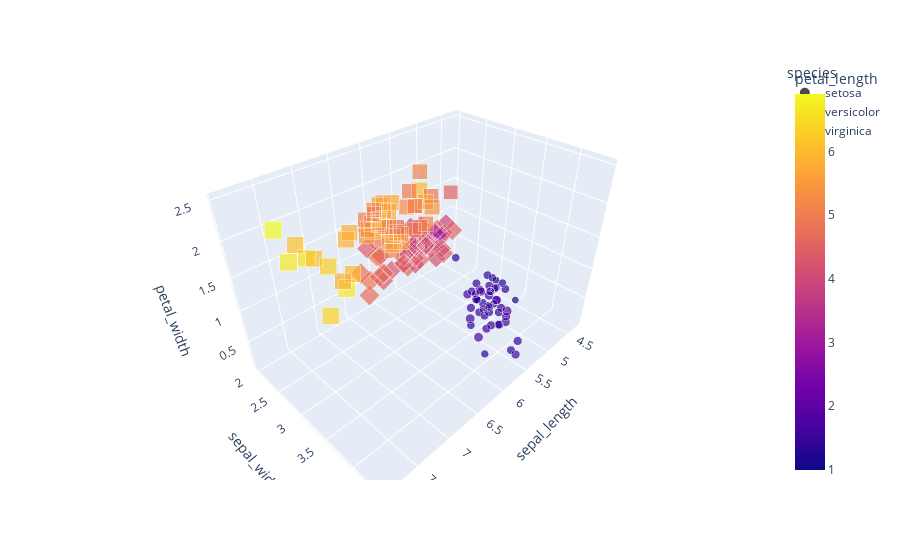
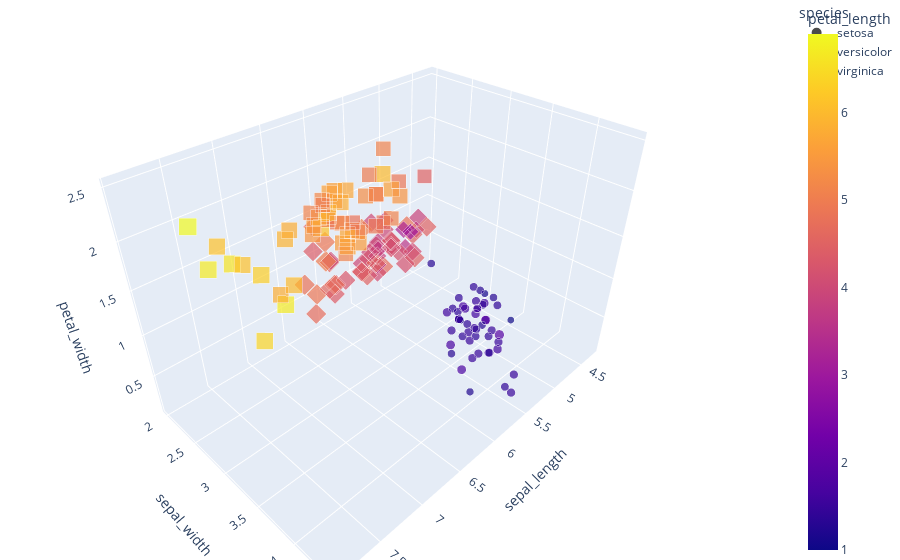

These figures' notebook cell, in order:
### Code cell
import plotly.express as px
df = px.data.iris()
fig = px.scatter_3d(df, x='sepal_length',y='sepal_width',z='petal_width', color = 'petal_length', size='petal_length', size_max=18, symbol='species', opacity=0.7)

fig.show()

#tight layout
fig.update_layout(margin=dict(l=0, r=0, b=0, t=0))

### Figure 1 — Plotly figure (JSON) as saved in the notebook; plotly's stock layout.template omitted (floating-point values rounded to 4 significant figures)
{"data": [{"hovertemplate": "species=setosa<br>sepal_length=%{x}<br>sepal_width=%{y}<br>petal_width=%{z}<br>petal_length=%{marker.color}<extra></extra>", "legendgroup": "setosa", "marker": {"color": [1.4, 1.4, 1.3, 1.5, 1.4, 1.7, 1.4, 1.5, 1.4, 1.5, 1.5, 1.6, 1.4, 1.1, 1.2, 1.5, 1.3, 1.4, 1.7, 1.5, 1.7, 1.5, 1, 1.7, 1.9, 1.6, 1.6, 1.5, 1.4, 1.6, 1.6, 1.5, 1.5, 1.4, 1.5, 1.2, 1.3, 1.5, 1.3, 1.5, 1.3, 1.3, 1.3, 1.6, 1.9, 1.4, 1.6, 1.4, 1.5, 1.4], "coloraxis": "coloraxis", "opacity": 0.7, "size": [1.4, 1.4, 1.3, 1.5, 1.4, 1.7, 1.4, 1.5, 1.4, 1.5, 1.5, 1.6, 1.4, 1.1, 1.2, 1.5, 1.3, 1.4, 1.7, 1.5, 1.7, 1.5, 1, 1.7, 1.9, 1.6, 1.6, 1.5, 1.4, 1.6, 1.6, 1.5, 1.5, 1.4, 1.5, 1.2, 1.3, 1.5, 1.3, 1.5, 1.3, 1.3, 1.3, 1.6, 1.9, 1.4, 1.6, 1.4, 1.5, 1.4], "sizemode": "area", "sizeref": 0.0213, "symbol": "circle"}, "mode": "markers", "name": "setosa", "scene": "scene", "showlegend": true, "type": "scatter3d", "x": [5.1, 4.9, 4.7, 4.6, 5, 5.4, 4.6, 5, 4.4, 4.9, 5.4, 4.8, 4.8, 4.3, 5.8, 5.7, 5.4, 5.1, 5.7, 5.1, 5.4, 5.1, 4.6, 5.1, 4.8, 5, 5, 5.2, 5.2, 4.7, 4.8, 5.4, 5.2, 5.5, 4.9, 5, 5.5, 4.9, 4.4, 5.1, 5, 4.5, 4.4, 5, 5.1, 4.8, 5.1, 4.6, 5.3, 5], "y": [3.5, 3, 3.2, 3.1, 3.6, 3.9, 3.4, 3.4, 2.9, 3.1, 3.7, 3.4, 3, 3, 4, 4.4, 3.9, 3.5, 3.8, 3.8, 3.4, 3.7, 3.6, 3.3, 3.4, 3, 3.4, 3.5, 3.4, 3.2, 3.1, 3.4, 4.1, 4.2, 3.1, 3.2, 3.5, 3.1, 3, 3.4, 3.5, 2.3, 3.2, 3.5, 3.8, 3, 3.8, 3.2, 3.7, 3.3], "z": [0.2, 0.2, 0.2, 0.2, 0.2, 0.4, 0.3, 0.2, 0.2, 0.1, 0.2, 0.2, 0.1, 0.1, 0.2, 0.4, 0.4, 0.3, 0.3, 0.3, 0.2, 0.4, 0.2, 0.5, 0.2, 0.2, 0.4, 0.2, 0.2, 0.2, 0.2, 0.4, 0.1, 0.2, 0.1, 0.2, 0.2, 0.1, 0.2, 0.2, 0.3, 0.3, 0.2, 0.6, 0.4, 0.3, 0.2, 0.2, 0.2, 0.2]}, {"hovertemplate": "species=versicolor<br>sepal_length=%{x}<br>sepal_width=%{y}<br>petal_width=%{z}<br>petal_length=%{marker.color}<extra></extra>", "legendgroup": "versicolor", "marker": {"color": [4.7, 4.5, 4.9, 4, 4.6, 4.5, 4.7, 3.3, 4.6, 3.9, 3.5, 4.2, 4, 4.7, 3.6, 4.4, 4.5, 4.1, 4.5, 3.9, 4.8, 4, 4.9, 4.7, 4.3, 4.4, 4.8, 5, 4.5, 3.5, 3.8, 3.7, 3.9, 5.1, 4.5, 4.5, 4.7, 4.4, 4.1, 4, 4.4, 4.6, 4, 3.3, 4.2, 4.2, 4.2, 4.3, 3, 4.1], "coloraxis": "coloraxis", "opacity": 0.7, "size": [4.7, 4.5, 4.9, 4, 4.6, 4.5, 4.7, 3.3, 4.6, 3.9, 3.5, 4.2, 4, 4.7, 3.6, 4.4, 4.5, 4.1, 4.5, 3.9, 4.8, 4, 4.9, 4.7, 4.3, 4.4, 4.8, 5, 4.5, 3.5, 3.8, 3.7, 3.9, 5.1, 4.5, 4.5, 4.7, 4.4, 4.1, 4, 4.4, 4.6, 4, 3.3, 4.2, 4.2, 4.2, 4.3, 3, 4.1], "sizemode": "area", "sizeref": 0.0213, "symbol": "diamond"}, "mode": "markers", "name": "versicolor", "scene": "scene", "showlegend": true, "type": "scatter3d", "x": [7, 6.4, 6.9, 5.5, 6.5, 5.7, 6.3, 4.9, 6.6, 5.2, 5, 5.9, 6, 6.1, 5.6, 6.7, 5.6, 5.8, 6.2, 5.6, 5.9, 6.1, 6.3, 6.1, 6.4, 6.6, 6.8, 6.7, 6, 5.7, 5.5, 5.5, 5.8, 6, 5.4, 6, 6.7, 6.3, 5.6, 5.5, 5.5, 6.1, 5.8, 5, 5.6, 5.7, 5.7, 6.2, 5.1, 5.7], "y": [3.2, 3.2, 3.1, 2.3, 2.8, 2.8, 3.3, 2.4, 2.9, 2.7, 2, 3, 2.2, 2.9, 2.9, 3.1, 3, 2.7, 2.2, 2.5, 3.2, 2.8, 2.5, 2.8, 2.9, 3, 2.8, 3, 2.9, 2.6, 2.4, 2.4, 2.7, 2.7, 3, 3.4, 3.1, 2.3, 3, 2.5, 2.6, 3, 2.6, 2.3, 2.7, 3, 2.9, 2.9, 2.5, 2.8], "z": [1.4, 1.5, 1.5, 1.3, 1.5, 1.3, 1.6, 1, 1.3, 1.4, 1, 1.5, 1, 1.4, 1.3, 1.4, 1.5, 1, 1.5, 1.1, 1.8, 1.3, 1.5, 1.2, 1.3, 1.4, 1.4, 1.7, 1.5, 1, 1.1, 1, 1.2, 1.6, 1.5, 1.6, 1.5, 1.3, 1.3, 1.3, 1.2, 1.4, 1.2, 1, 1.3, 1.2, 1.3, 1.3, 1.1, 1.3]}, {"hovertemplate": "species=virginica<br>sepal_length=%{x}<br>sepal_width=%{y}<br>petal_width=%{z}<br>petal_length=%{marker.color}<extra></extra>", "legendgroup": "virginica", "marker": {"color": [6, 5.1, 5.9, 5.6, 5.8, 6.6, 4.5, 6.3, 5.8, 6.1, 5.1, 5.3, 5.5, 5, 5.1, 5.3, 5.5, 6.7, 6.9, 5, 5.7, 4.9, 6.7, 4.9, 5.7, 6, 4.8, 4.9, 5.6, 5.8, 6.1, 6.4, 5.6, 5.1, 5.6, 6.1, 5.6, 5.5, 4.8, 5.4, 5.6, 5.1, 5.1, 5.9, 5.7, 5.2, 5, 5.2, 5.4, 5.1], "coloraxis": "coloraxis", "opacity": 0.7, "size": [6, 5.1, 5.9, 5.6, 5.8, 6.6, 4.5, 6.3, 5.8, 6.1, 5.1, 5.3, 5.5, 5, 5.1, 5.3, 5.5, 6.7, 6.9, 5, 5.7, 4.9, 6.7, 4.9, 5.7, 6, 4.8, 4.9, 5.6, 5.8, 6.1, 6.4, 5.6, 5.1, 5.6, 6.1, 5.6, 5.5, 4.8, 5.4, 5.6, 5.1, 5.1, 5.9, 5.7, 5.2, 5, 5.2, 5.4, 5.1], "sizemode": "area", "sizeref": 0.0213, "symbol": "square"}, "mode": "markers", "name": "virginica", "scene": "scene", "showlegend": true, "type": "scatter3d", "x": [6.3, 5.8, 7.1, 6.3, 6.5, 7.6, 4.9, 7.3, 6.7, 7.2, 6.5, 6.4, 6.8, 5.7, 5.8, 6.4, 6.5, 7.7, 7.7, 6, 6.9, 5.6, 7.7, 6.3, 6.7, 7.2, 6.2, 6.1, 6.4, 7.2, 7.4, 7.9, 6.4, 6.3, 6.1, 7.7, 6.3, 6.4, 6, 6.9, 6.7, 6.9, 5.8, 6.8, 6.7, 6.7, 6.3, 6.5, 6.2, 5.9], "y": [3.3, 2.7, 3, 2.9, 3, 3, 2.5, 2.9, 2.5, 3.6, 3.2, 2.7, 3, 2.5, 2.8, 3.2, 3, 3.8, 2.6, 2.2, 3.2, 2.8, 2.8, 2.7, 3.3, 3.2, 2.8, 3, 2.8, 3, 2.8, 3.8, 2.8, 2.8, 2.6, 3, 3.4, 3.1, 3, 3.1, 3.1, 3.1, 2.7, 3.2, 3.3, 3, 2.5, 3, 3.4, 3], "z": [2.5, 1.9, 2.1, 1.8, 2.2, 2.1, 1.7, 1.8, 1.8, 2.5, 2, 1.9, 2.1, 2, 2.4, 2.3, 1.8, 2.2, 2.3, 1.5, 2.3, 2, 2, 1.8, 2.1, 1.8, 1.8, 1.8, 2.1, 1.6, 1.9, 2, 2.2, 1.5, 1.4, 2.3, 2.4, 1.8, 1.8, 2.1, 2.4, 2.3, 1.9, 2.3, 2.5, 2.3, 1.9, 2, 2.3, 1.8]}], "layout": {"coloraxis": {"colorbar": {"title": {"text": "petal_length"}}, "colorscale": [[0, "#0d0887"], [0.1111, "#46039f"], [0.2222, "#7201a8"], [0.3333, "#9c179e"], [0.4444, "#bd3786"], [0.5556, "#d8576b"], [0.6667, "#ed7953"], [0.7778, "#fb9f3a"], [0.8889, "#fdca26"], [1, "#f0f921"]]}, "legend": {"itemsizing": "constant", "title": {"text": "species"}, "tracegroupgap": 0}, "margin": {"t": 60}, "scene": {"domain": {"x": [0, 1], "y": [0, 1]}, "xaxis": {"title": {"text": "sepal_length"}}, "yaxis": {"title": {"text": "sepal_width"}}, "zaxis": {"title": {"text": "petal_width"}}}}}

### Figure 2 — Plotly figure (JSON) as saved in the notebook; plotly's stock layout.template omitted (floating-point values rounded to 4 significant figures)
{"data": [{"hovertemplate": "species=setosa<br>sepal_length=%{x}<br>sepal_width=%{y}<br>petal_width=%{z}<br>petal_length=%{marker.color}<extra></extra>", "legendgroup": "setosa", "marker": {"color": [1.4, 1.4, 1.3, 1.5, 1.4, 1.7, 1.4, 1.5, 1.4, 1.5, 1.5, 1.6, 1.4, 1.1, 1.2, 1.5, 1.3, 1.4, 1.7, 1.5, 1.7, 1.5, 1, 1.7, 1.9, 1.6, 1.6, 1.5, 1.4, 1.6, 1.6, 1.5, 1.5, 1.4, 1.5, 1.2, 1.3, 1.5, 1.3, 1.5, 1.3, 1.3, 1.3, 1.6, 1.9, 1.4, 1.6, 1.4, 1.5, 1.4], "coloraxis": "coloraxis", "opacity": 0.7, "size": [1.4, 1.4, 1.3, 1.5, 1.4, 1.7, 1.4, 1.5, 1.4, 1.5, 1.5, 1.6, 1.4, 1.1, 1.2, 1.5, 1.3, 1.4, 1.7, 1.5, 1.7, 1.5, 1, 1.7, 1.9, 1.6, 1.6, 1.5, 1.4, 1.6, 1.6, 1.5, 1.5, 1.4, 1.5, 1.2, 1.3, 1.5, 1.3, 1.5, 1.3, 1.3, 1.3, 1.6, 1.9, 1.4, 1.6, 1.4, 1.5, 1.4], "sizemode": "area", "sizeref": 0.0213, "symbol": "circle"}, "mode": "markers", "name": "setosa", "scene": "scene", "showlegend": true, "type": "scatter3d", "x": [5.1, 4.9, 4.7, 4.6, 5, 5.4, 4.6, 5, 4.4, 4.9, 5.4, 4.8, 4.8, 4.3, 5.8, 5.7, 5.4, 5.1, 5.7, 5.1, 5.4, 5.1, 4.6, 5.1, 4.8, 5, 5, 5.2, 5.2, 4.7, 4.8, 5.4, 5.2, 5.5, 4.9, 5, 5.5, 4.9, 4.4, 5.1, 5, 4.5, 4.4, 5, 5.1, 4.8, 5.1, 4.6, 5.3, 5], "y": [3.5, 3, 3.2, 3.1, 3.6, 3.9, 3.4, 3.4, 2.9, 3.1, 3.7, 3.4, 3, 3, 4, 4.4, 3.9, 3.5, 3.8, 3.8, 3.4, 3.7, 3.6, 3.3, 3.4, 3, 3.4, 3.5, 3.4, 3.2, 3.1, 3.4, 4.1, 4.2, 3.1, 3.2, 3.5, 3.1, 3, 3.4, 3.5, 2.3, 3.2, 3.5, 3.8, 3, 3.8, 3.2, 3.7, 3.3], "z": [0.2, 0.2, 0.2, 0.2, 0.2, 0.4, 0.3, 0.2, 0.2, 0.1, 0.2, 0.2, 0.1, 0.1, 0.2, 0.4, 0.4, 0.3, 0.3, 0.3, 0.2, 0.4, 0.2, 0.5, 0.2, 0.2, 0.4, 0.2, 0.2, 0.2, 0.2, 0.4, 0.1, 0.2, 0.1, 0.2, 0.2, 0.1, 0.2, 0.2, 0.3, 0.3, 0.2, 0.6, 0.4, 0.3, 0.2, 0.2, 0.2, 0.2]}, {"hovertemplate": "species=versicolor<br>sepal_length=%{x}<br>sepal_width=%{y}<br>petal_width=%{z}<br>petal_length=%{marker.color}<extra></extra>", "legendgroup": "versicolor", "marker": {"color": [4.7, 4.5, 4.9, 4, 4.6, 4.5, 4.7, 3.3, 4.6, 3.9, 3.5, 4.2, 4, 4.7, 3.6, 4.4, 4.5, 4.1, 4.5, 3.9, 4.8, 4, 4.9, 4.7, 4.3, 4.4, 4.8, 5, 4.5, 3.5, 3.8, 3.7, 3.9, 5.1, 4.5, 4.5, 4.7, 4.4, 4.1, 4, 4.4, 4.6, 4, 3.3, 4.2, 4.2, 4.2, 4.3, 3, 4.1], "coloraxis": "coloraxis", "opacity": 0.7, "size": [4.7, 4.5, 4.9, 4, 4.6, 4.5, 4.7, 3.3, 4.6, 3.9, 3.5, 4.2, 4, 4.7, 3.6, 4.4, 4.5, 4.1, 4.5, 3.9, 4.8, 4, 4.9, 4.7, 4.3, 4.4, 4.8, 5, 4.5, 3.5, 3.8, 3.7, 3.9, 5.1, 4.5, 4.5, 4.7, 4.4, 4.1, 4, 4.4, 4.6, 4, 3.3, 4.2, 4.2, 4.2, 4.3, 3, 4.1], "sizemode": "area", "sizeref": 0.0213, "symbol": "diamond"}, "mode": "markers", "name": "versicolor", "scene": "scene", "showlegend": true, "type": "scatter3d", "x": [7, 6.4, 6.9, 5.5, 6.5, 5.7, 6.3, 4.9, 6.6, 5.2, 5, 5.9, 6, 6.1, 5.6, 6.7, 5.6, 5.8, 6.2, 5.6, 5.9, 6.1, 6.3, 6.1, 6.4, 6.6, 6.8, 6.7, 6, 5.7, 5.5, 5.5, 5.8, 6, 5.4, 6, 6.7, 6.3, 5.6, 5.5, 5.5, 6.1, 5.8, 5, 5.6, 5.7, 5.7, 6.2, 5.1, 5.7], "y": [3.2, 3.2, 3.1, 2.3, 2.8, 2.8, 3.3, 2.4, 2.9, 2.7, 2, 3, 2.2, 2.9, 2.9, 3.1, 3, 2.7, 2.2, 2.5, 3.2, 2.8, 2.5, 2.8, 2.9, 3, 2.8, 3, 2.9, 2.6, 2.4, 2.4, 2.7, 2.7, 3, 3.4, 3.1, 2.3, 3, 2.5, 2.6, 3, 2.6, 2.3, 2.7, 3, 2.9, 2.9, 2.5, 2.8], "z": [1.4, 1.5, 1.5, 1.3, 1.5, 1.3, 1.6, 1, 1.3, 1.4, 1, 1.5, 1, 1.4, 1.3, 1.4, 1.5, 1, 1.5, 1.1, 1.8, 1.3, 1.5, 1.2, 1.3, 1.4, 1.4, 1.7, 1.5, 1, 1.1, 1, 1.2, 1.6, 1.5, 1.6, 1.5, 1.3, 1.3, 1.3, 1.2, 1.4, 1.2, 1, 1.3, 1.2, 1.3, 1.3, 1.1, 1.3]}, {"hovertemplate": "species=virginica<br>sepal_length=%{x}<br>sepal_width=%{y}<br>petal_width=%{z}<br>petal_length=%{marker.color}<extra></extra>", "legendgroup": "virginica", "marker": {"color": [6, 5.1, 5.9, 5.6, 5.8, 6.6, 4.5, 6.3, 5.8, 6.1, 5.1, 5.3, 5.5, 5, 5.1, 5.3, 5.5, 6.7, 6.9, 5, 5.7, 4.9, 6.7, 4.9, 5.7, 6, 4.8, 4.9, 5.6, 5.8, 6.1, 6.4, 5.6, 5.1, 5.6, 6.1, 5.6, 5.5, 4.8, 5.4, 5.6, 5.1, 5.1, 5.9, 5.7, 5.2, 5, 5.2, 5.4, 5.1], "coloraxis": "coloraxis", "opacity": 0.7, "size": [6, 5.1, 5.9, 5.6, 5.8, 6.6, 4.5, 6.3, 5.8, 6.1, 5.1, 5.3, 5.5, 5, 5.1, 5.3, 5.5, 6.7, 6.9, 5, 5.7, 4.9, 6.7, 4.9, 5.7, 6, 4.8, 4.9, 5.6, 5.8, 6.1, 6.4, 5.6, 5.1, 5.6, 6.1, 5.6, 5.5, 4.8, 5.4, 5.6, 5.1, 5.1, 5.9, 5.7, 5.2, 5, 5.2, 5.4, 5.1], "sizemode": "area", "sizeref": 0.0213, "symbol": "square"}, "mode": "markers", "name": "virginica", "scene": "scene", "showlegend": true, "type": "scatter3d", "x": [6.3, 5.8, 7.1, 6.3, 6.5, 7.6, 4.9, 7.3, 6.7, 7.2, 6.5, 6.4, 6.8, 5.7, 5.8, 6.4, 6.5, 7.7, 7.7, 6, 6.9, 5.6, 7.7, 6.3, 6.7, 7.2, 6.2, 6.1, 6.4, 7.2, 7.4, 7.9, 6.4, 6.3, 6.1, 7.7, 6.3, 6.4, 6, 6.9, 6.7, 6.9, 5.8, 6.8, 6.7, 6.7, 6.3, 6.5, 6.2, 5.9], "y": [3.3, 2.7, 3, 2.9, 3, 3, 2.5, 2.9, 2.5, 3.6, 3.2, 2.7, 3, 2.5, 2.8, 3.2, 3, 3.8, 2.6, 2.2, 3.2, 2.8, 2.8, 2.7, 3.3, 3.2, 2.8, 3, 2.8, 3, 2.8, 3.8, 2.8, 2.8, 2.6, 3, 3.4, 3.1, 3, 3.1, 3.1, 3.1, 2.7, 3.2, 3.3, 3, 2.5, 3, 3.4, 3], "z": [2.5, 1.9, 2.1, 1.8, 2.2, 2.1, 1.7, 1.8, 1.8, 2.5, 2, 1.9, 2.1, 2, 2.4, 2.3, 1.8, 2.2, 2.3, 1.5, 2.3, 2, 2, 1.8, 2.1, 1.8, 1.8, 1.8, 2.1, 1.6, 1.9, 2, 2.2, 1.5, 1.4, 2.3, 2.4, 1.8, 1.8, 2.1, 2.4, 2.3, 1.9, 2.3, 2.5, 2.3, 1.9, 2, 2.3, 1.8]}], "layout": {"coloraxis": {"colorbar": {"title": {"text": "petal_length"}}, "colorscale": [[0, "#0d0887"], [0.1111, "#46039f"], [0.2222, "#7201a8"], [0.3333, "#9c179e"], [0.4444, "#bd3786"], [0.5556, "#d8576b"], [0.6667, "#ed7953"], [0.7778, "#fb9f3a"], [0.8889, "#fdca26"], [1, "#f0f921"]]}, "legend": {"itemsizing": "constant", "title": {"text": "species"}, "tracegroupgap": 0}, "margin": {"b": 0, "l": 0, "r": 0, "t": 0}, "scene": {"domain": {"x": [0, 1], "y": [0, 1]}, "xaxis": {"title": {"text": "sepal_length"}}, "yaxis": {"title": {"text": "sepal_width"}}, "zaxis": {"title": {"text": "petal_width"}}}}}
